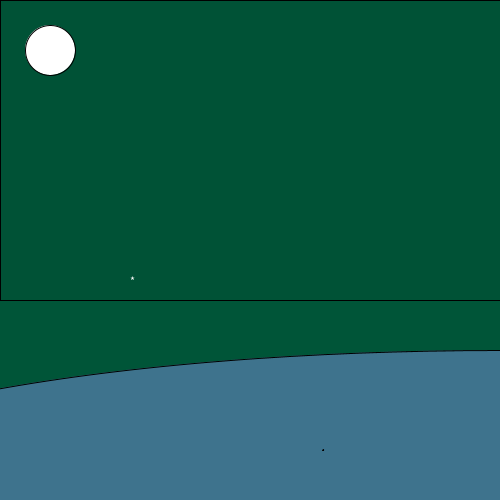
Frame 1 (no input)
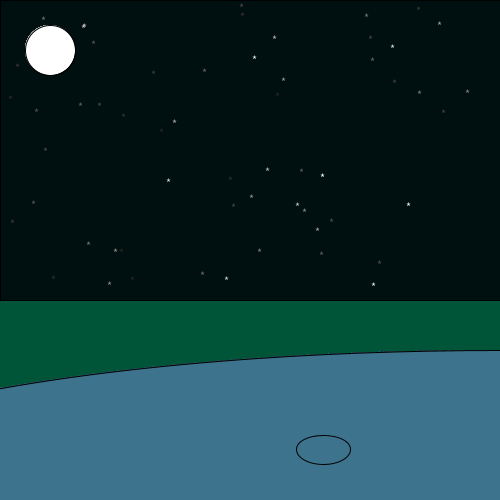
Frame 60 (the mouse pressed at the canvas centre just before this capture)
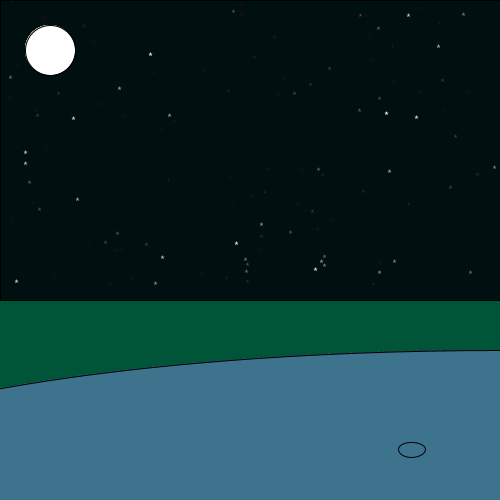
Frame 120 (the mouse held since frame 60 and released just before this capture)

The Processing sketch that drew these frames (run headless with seeded random() and noise(); from frame 60 on, the mouse is pressed at the canvas centre):

// Processing sketch: NightPond
// ── NightPond.pde
float i,f,o=50,x=500,b=300;
void setup(){size(500,500);colorMode(HSB,9);background(4,9,3);stroke(0);}
void draw(){f+=.1;if(f%9<.15)i=random(x);fill(0,.3);rect(0,0,x,b);fill(9);circle(o,o,o);text('*',random(x),random(b));fill(5,5,5);ellipse(x,x,x*3,b);ellipse(i,450,f%9*9,f%9*5);}
